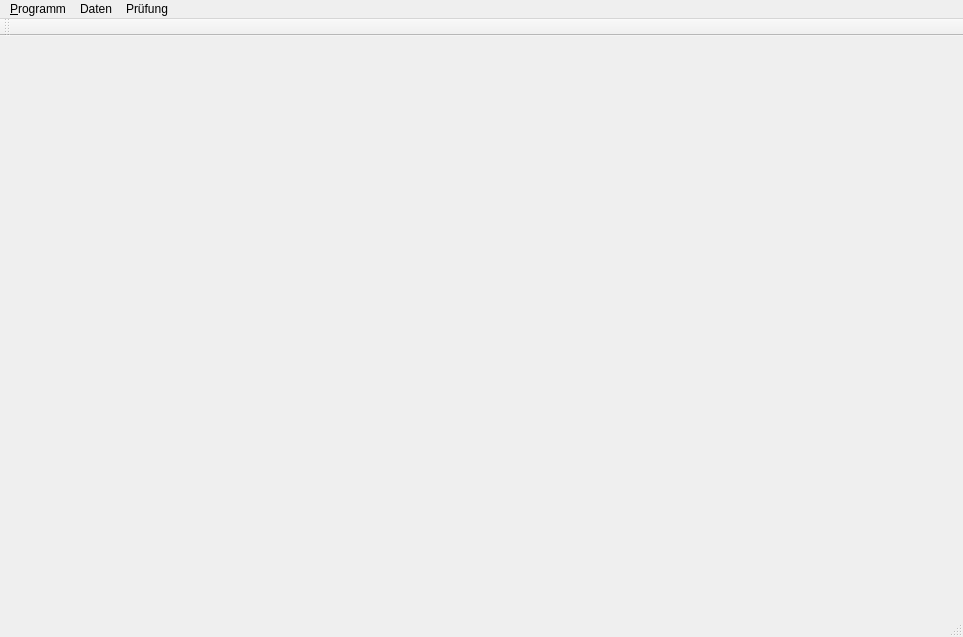
<?xml version="1.0" encoding="UTF-8"?>
<ui version="4.0">
 <class>FSHKWindow</class>
 <widget class="QMainWindow" name="FSHKWindow">
  <property name="geometry">
   <rect>
    <x>0</x>
    <y>0</y>
    <width>963</width>
    <height>637</height>
   </rect>
  </property>
  <property name="windowTitle">
   <string>FSHKWindow</string>
  </property>
  <widget class="QWidget" name="centralWidget"/>
  <widget class="QMenuBar" name="menuBar">
   <property name="geometry">
    <rect>
     <x>0</x>
     <y>0</y>
     <width>963</width>
     <height>26</height>
    </rect>
   </property>
   <widget class="QMenu" name="menu_Programm">
    <property name="title">
     <string>&amp;Programm</string>
    </property>
    <addaction name="actionInfo"/>
    <addaction name="actionBeenden"/>
   </widget>
   <widget class="QMenu" name="menuDaten">
    <property name="title">
     <string>Daten</string>
    </property>
    <addaction name="actionCompany"/>
    <addaction name="actionApprentice"/>
    <addaction name="actionProjects"/>
    <addaction name="actionSkill"/>
   </widget>
   <widget class="QMenu" name="menuPruefung">
    <property name="title">
     <string>Prüfung</string>
    </property>
    <addaction name="actionAllocate"/>
    <addaction name="actionEvaluation"/>
   </widget>
   <addaction name="menu_Programm"/>
   <addaction name="menuDaten"/>
   <addaction name="menuPruefung"/>
  </widget>
  <widget class="QToolBar" name="mainToolBar">
   <attribute name="toolBarArea">
    <enum>TopToolBarArea</enum>
   </attribute>
   <attribute name="toolBarBreak">
    <bool>false</bool>
   </attribute>
  </widget>
  <widget class="QStatusBar" name="statusBar"/>
  <action name="actionInfo">
   <property name="text">
    <string>&amp;Info</string>
   </property>
  </action>
  <action name="actionBeenden">
   <property name="text">
    <string>&amp;Beenden</string>
   </property>
  </action>
  <action name="actionCompany">
   <property name="text">
    <string>&amp;Betriebe</string>
   </property>
   <property name="shortcut">
    <string>Ctrl+B</string>
   </property>
  </action>
  <action name="actionApprentice">
   <property name="text">
    <string>&amp;Auszubildende</string>
   </property>
   <property name="shortcut">
    <string>Ctrl+A</string>
   </property>
  </action>
  <action name="actionProjects">
   <property name="text">
    <string>&amp;Projekte</string>
   </property>
   <property name="shortcut">
    <string>Ctrl+P</string>
   </property>
  </action>
  <action name="actionSkill">
   <property name="text">
    <string>Prüfungen</string>
   </property>
   <property name="shortcut">
    <string>Ctrl+S</string>
   </property>
  </action>
  <action name="actionAllocate">
   <property name="text">
    <string>Zuordnen</string>
   </property>
   <property name="shortcut">
    <string>Ctrl+Z</string>
   </property>
  </action>
  <action name="actionEvaluation">
   <property name="text">
    <string>Auswerten</string>
   </property>
  </action>
 </widget>
 <layoutdefault spacing="6" margin="11"/>
 <resources/>
 <connections/>
</ui>
